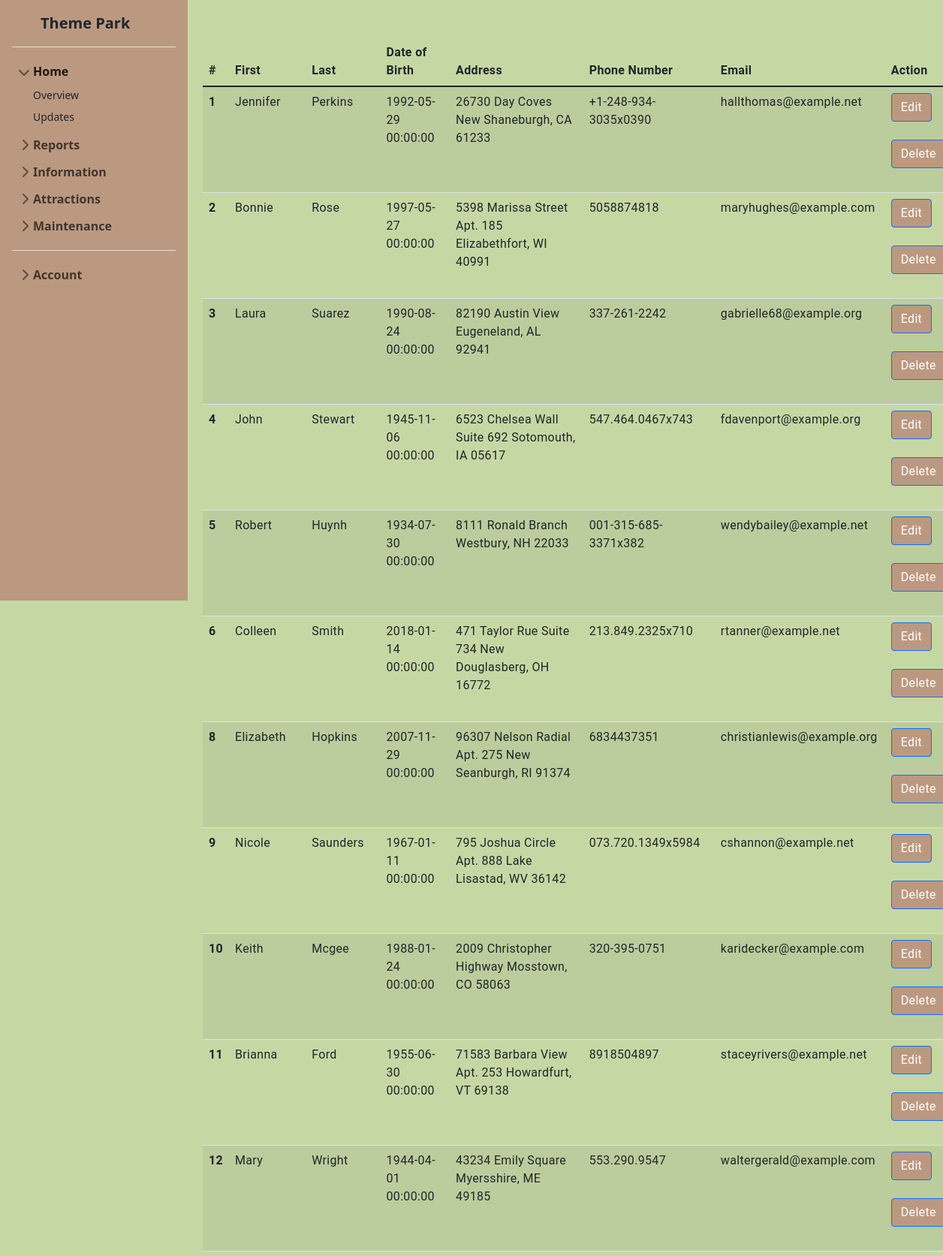
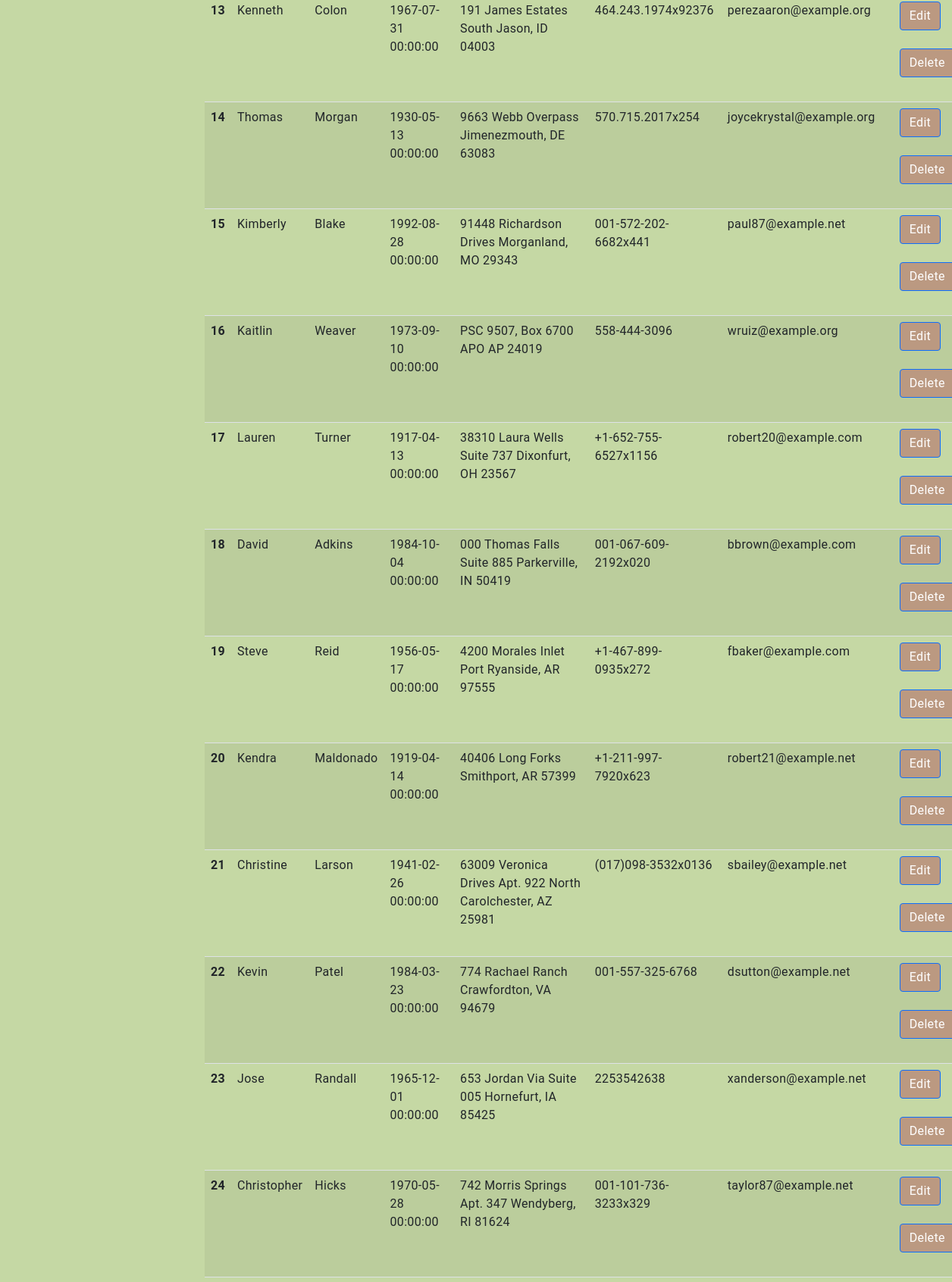
Page /table.php (upper part) on the committed database (2 pictures, top to bottom).
### tables this page shows
CREATE TABLE `customers` (
  `id` int NOT NULL AUTO_INCREMENT,
  `first_name` varchar(20) DEFAULT NULL,
  `middle_name` varchar(20) DEFAULT NULL,
  `last_name` varchar(20) DEFAULT NULL,
  `address` varchar(200) DEFAULT NULL,
  `date_of_birth` datetime DEFAULT NULL,
  `current_age` int DEFAULT NULL,
  `gender` char(1) DEFAULT NULL,
  `phone_number` varchar(20) DEFAULT NULL,
  `email` varchar(100) DEFAULT NULL,
  `credit_card` varchar(20) DEFAULT NULL,
  `date_of_visit` datetime DEFAULT NULL,
  `VIP_status` tinyint(1) DEFAULT NULL,
  `hours_spent` int DEFAULT NULL,
  `user_name` varchar(50) DEFAULT NULL,
  `user_password` varchar(50) DEFAULT NULL,
  `is_deleted` tinyint(1) NOT NULL DEFAULT '0',
  PRIMARY KEY (`id`)
);

### table.php (the view, shortened to what this page needs)
<?php
  include_once 'includes/dbh.inc.php';
  include_once 'header.php';
?>
<div id="content" class="content">
  <div class="table-wrap">
  <table class="table table-striped table-hover table-responsive">
  <thead>
    <tr>
      <th scope="col">#</th>
      <th scope="col">First</th>
      <th scope="col">Last</th>
      <th scope="col">Date of Birth</th>
      <th scope="col">Address</th>
      <th scope="col">Phone Number</th>
      <th scope="col">Email</th>
      <th scope="col">Action</th>
    </tr>
  </thead>
  <tbody>
  <?php
  $query = 'SELECT * FROM customers;';
  $result = $conn->query($query);
  while($row = $result->fetch_assoc()): ?>
  <tr>
    <th><?php echo $row['id']; ?></th>
    <td><?php echo $row['first_name']; ?></td>
    <td><?php echo $row['last_name']; ?></td>
    <td><?php echo $row['date_of_birth']; ?></td>
    <td><?php echo $row['address']; ?></td>
    <td><?php echo $row['phone_number']; ?></td>
    <td><?php echo $row['email']; ?></td>
    <td>
      <a href="index.php?edit=<?php echo $row['id']; ?>" class="btn btn-primary btn-block mb-4">Edit</a>
      <a href="process.php?delete=<?php echo $row['id']; ?>" class="btn btn-primary btn-block mb-4">Delete</a>
    </td>
  </tr>
<?php endwhile; ?>
</tbody>
</table>
</div>
  </body>
</html>

### style.css (style rules this page uses)
html { height: -webkit-fill-available; }
body { display: flex; min-height: 100vh; background: #C5D8A4; }
table { margin-top: 50px; margin-left: 20px; margin-right: 20px; }
.table-wrap { height: 120px; }
.table { font-family: Roboto, sans-serif; letter-spacing: 0.02em; position: relative; border-collapse: collapse; }
.btn-primary, .btn-primary:hover, .btn-primary:active, .btn-primary:visited, .btn-dark { background-color: #BB9981 !important; }
.content { flex-grow: 1; display: flex; background: #C5D8A4; padding-left: 250px; }
:root { --color1: #F4FCD9; --color2: #C5D8A4; --color3: #BB9981; --color4: #534340; }

### rows in the picture
customers: id "1", first_name "Jennifer", last_name "Perkins", date_of_birth "1992-05-29 00:00:00", address "26730 Day Coves New Shaneburgh, CA 61233", phone_number "+1-248-934-3035x0390", email "hallthomas@example.net"
customers: id "2", first_name "Bonnie", last_name "Rose", date_of_birth "1997-05-27 00:00:00", address "5398 Marissa Street Apt. 185 Elizabethfort, WI 40991", phone_number "5058874818", email "maryhughes@example.com"
customers: id "3", first_name "Laura", last_name "Suarez", date_of_birth "1990-08-24 00:00:00", address "82190 Austin View Eugeneland, AL 92941", phone_number "337-261-2242", email "gabrielle68@example.org"
customers: id "4", first_name "John", last_name "Stewart", date_of_birth "1945-11-06 00:00:00", address "6523 Chelsea Wall Suite 692 Sotomouth, IA 05617", phone_number "547.464.0467x743", email "fdavenport@example.org"
customers: id "5", first_name "Robert", last_name "Huynh", date_of_birth "1934-07-30 00:00:00", address "8111 Ronald Branch Westbury, NH 22033", phone_number "001-315-685-3371x382", email "wendybailey@example.net"
customers: id "6", first_name "Colleen", last_name "Smith", date_of_birth "2018-01-14 00:00:00", address "471 Taylor Rue Suite 734 New Douglasberg, OH 16772", phone_number "213.849.2325x710", email "rtanner@example.net"
customers: id "8", first_name "Elizabeth", last_name "Hopkins", date_of_birth "2007-11-29 00:00:00", address "96307 Nelson Radial Apt. 275 New Seanburgh, RI 91374", phone_number "6834437351", email "christianlewis@example.org"
customers: id "9", first_name "Nicole", last_name "Saunders", date_of_birth "1967-01-11 00:00:00", address "795 Joshua Circle Apt. 888 Lake Lisastad, WV 36142", phone_number "073.720.1349x5984", email "cshannon@example.net"
customers: id "10", first_name "Keith", last_name "Mcgee", date_of_birth "1988-01-24 00:00:00", address "2009 Christopher Highway Mosstown, CO 58063", phone_number "320-395-0751", email "karidecker@example.com"
customers: id "11", first_name "Brianna", last_name "Ford", date_of_birth "1955-06-30 00:00:00", address "71583 Barbara View Apt. 253 Howardfurt, VT 69138", phone_number "8918504897", email "staceyrivers@example.net"
customers: id "12", first_name "Mary", last_name "Wright", date_of_birth "1944-04-01 00:00:00", address "43234 Emily Square Myersshire, ME 49185", phone_number "553.290.9547", email "waltergerald@example.com"
customers: id "13", first_name "Kenneth", last_name "Colon", date_of_birth "1967-07-31 00:00:00", address "191 James Estates South Jason, ID 04003", phone_number "464.243.1974x92376", email "perezaaron@example.org"
customers: id "14", first_name "Thomas", last_name "Morgan", date_of_birth "1930-05-13 00:00:00", address "9663 Webb Overpass Jimenezmouth, DE 63083", phone_number "570.715.2017x254", email "joycekrystal@example.org"
customers: id "15", first_name "Kimberly", last_name "Blake", date_of_birth "1992-08-28 00:00:00", address "91448 Richardson Drives Morganland, MO 29343", phone_number "001-572-202-6682x441", email "paul87@example.net"
customers: id "16", first_name "Kaitlin", last_name "Weaver", date_of_birth "1973-09-10 00:00:00", address "PSC 9507, Box 6700 APO AP 24019", phone_number "558-444-3096", email "wruiz@example.org"
customers: id "17", first_name "Lauren", last_name "Turner", date_of_birth "1917-04-13 00:00:00", address "38310 Laura Wells Suite 737 Dixonfurt, OH 23567", phone_number "+1-652-755-6527x1156", email "robert20@example.com"
customers: id "18", first_name "David", last_name "Adkins", date_of_birth "1984-10-04 00:00:00", address "000 Thomas Falls Suite 885 Parkerville, IN 50419", phone_number "001-067-609-2192x020", email "bbrown@example.com"
customers: id "19", first_name "Steve", last_name "Reid", date_of_birth "1956-05-17 00:00:00", address "4200 Morales Inlet Port Ryanside, AR 97555", phone_number "+1-467-899-0935x272", email "fbaker@example.com"
customers: id "20", first_name "Kendra", last_name "Maldonado", date_of_birth "1919-04-14 00:00:00", address "40406 Long Forks Smithport, AR 57399", phone_number "+1-211-997-7920x623", email "robert21@example.net"
customers: id "21", first_name "Christine", last_name "Larson", date_of_birth "1941-02-26 00:00:00", address "63009 Veronica Drives Apt. 922 North Carolchester, AZ 25981", phone_number "(017)098-3532x0136", email "sbailey@example.net"
customers: id "22", first_name "Kevin", last_name "Patel", date_of_birth "1984-03-23 00:00:00", address "774 Rachael Ranch Crawfordton, VA 94679", phone_number "001-557-325-6768", email "dsutton@example.net"
customers: id "23", first_name "Jose", last_name "Randall", date_of_birth "1965-12-01 00:00:00", address "653 Jordan Via Suite 005 Hornefurt, IA 85425", phone_number "2253542638", email "xanderson@example.net"
customers: id "24", first_name "Christopher", last_name "Hicks", date_of_birth "1970-05-28 00:00:00", address "742 Morris Springs Apt. 347 Wendyberg, RI 81624", phone_number "001-101-736-3233x329", email "taylor87@example.net"
